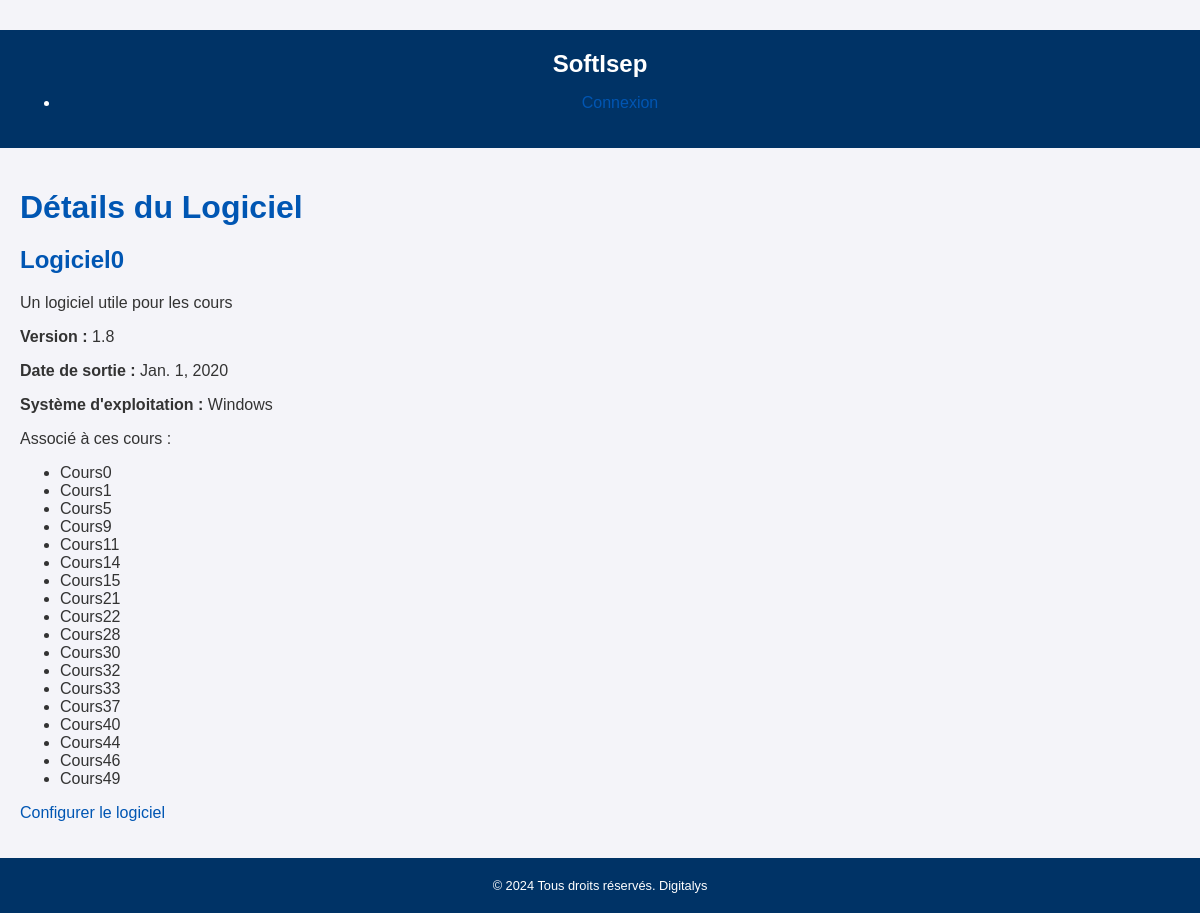
Page /logiciel/Logiciel0/ on the committed database.
### softisepapp/models.py (models this page shows, shortened)
class Logiciel(models.Model):
    nom = models.CharField(max_length=100)
    description = models.TextField(default="lorem ipsum")
    version = models.CharField(max_length=50, default="1.0")
    date_de_sortie = models.DateField(default=date(2002, 11, 10))
    systeme_exploitation = models.CharField(max_length=100, default="Windows")
    url_telechargement = models.URLField()

class Cours(models.Model):
    nom = models.CharField(max_length=100)
    description = models.TextField(default="lorem ipsum")
    logiciels = models.ManyToManyField('Logiciel', related_name='cours_logiciels')
    eleves = models.ManyToManyField(User, related_name='cours')

### softisepapp/views.py (the view)
# urls.py: path('logiciel/<str:logiciel_name>/', views.logiciel_view, name='logiciel_view'),
def logiciel_view(request, logiciel_name):
    logiciel = get_object_or_404(Logiciel, nom=logiciel_name)
    cours_associated = logiciel.cours_logiciels.all()
    context = {
        'logiciel': logiciel,
        'cours_associated': cours_associated,
    }
    return render(request, 'page_logiciel.html', context)

### softisepapp/templatetags/auth_extras.py (called while the page is built)
@register.filter(name='has_group')
def has_group(user, group_name):
    group = Group.objects.get(name=group_name)
    return True if group in user.groups.all() else False

### templates/page_logiciel.html (shortened to what this page needs)
<!DOCTYPE html>
<html lang="fr">
<head>
    {% load static %}
    {% load auth_extras %}
    <link rel="stylesheet" href="{% static 'css/index.css' %}">
</head>
<body>
    {% include 'header.html' %}
    <main>
        <h1>Détails du Logiciel</h1>
        <div class="logiciel-details">
            <h2>{{ logiciel.nom }}</h2>
            <p>{{ logiciel.description }}</p>
            <p><strong>Version :</strong> {{ logiciel.version }}</p>
            <p><strong>Date de sortie :</strong> {{ logiciel.date_de_sortie }}</p>
            <p><strong>Système d'exploitation :</strong> {{ logiciel.systeme_exploitation }}</p>
            <p>Associé à ces cours :</p>
            <ul>
                {% for cours in cours_associated %}
                    <li>{{ cours.nom }}</li>
                {% endfor %}
            </ul>
            <p><a href="{{ logiciel.url_telechargement }}">Configurer le logiciel</a></p>
        </div>
    </main>
    {% include 'footer.html' %}
</body>
</html>

### templates/header.html (shortened to what this page needs)
<header>
    {% load auth_extras %}
    <a href="{% url 'index' %}" id="titre">SoftIsep</a>
    <nav>
        <ul>
            {% if user.is_authenticated %}
                <li class="header-logout"><a href="{% url 'account_logout' %}">Déconnexion</a></li>
            {% else %}
                <li class="header"><a href="{% url 'account_login' %}">Connexion</a></li>
            {% endif %}
        </ul>
    </nav>
</header>

### templates/footer.html
<footer>
    <p>© 2024 Tous droits réservés. Digitalys</p>
</footer>

### static/css/index.css (style rules this page uses)
:root { --background-color: #f4f4f9; --primary-color: #003366; --text-color: #333; --link-color: #0056b3; --footer-text-size: 0.8em; }
body { font-family: 'Arial', sans-serif; background-color: var(--background-color); color: var(--text-color); margin: 0; padding: 0; margin-top:30px; }
header, footer { background-color: var(--primary-color); color: white; text-align: center; padding: 20px; }
main { padding: 20px; }
h1, h2, h3 { color: var(--link-color); margin-bottom: 20px; }
a { color: var(--link-color); text-decoration: none; }
footer p { margin: 0; font-size: var(--footer-text-size); }
#titre { font-size: 24px; font-weight: bold; color: #ffffff; text-decoration: none; }

### rows in the picture
Logiciel: nom "Logiciel0", description "Un logiciel utile pour les cours", version "1.8", date_de_sortie "Jan. 1, 2020", systeme_exploitation "Windows"
Cours: nom "Cours0"
Cours: nom "Cours1"
Cours: nom "Cours5"
Cours: nom "Cours9"
Cours: nom "Cours11"
Cours: nom "Cours14"
Cours: nom "Cours15"
Cours: nom "Cours21"
Cours: nom "Cours22"
Cours: nom "Cours28"
Cours: nom "Cours30"
Cours: nom "Cours32"
Cours: nom "Cours33"
Cours: nom "Cours37"
Cours: nom "Cours40"
Cours: nom "Cours44"
Cours: nom "Cours46"
Cours: nom "Cours49"
